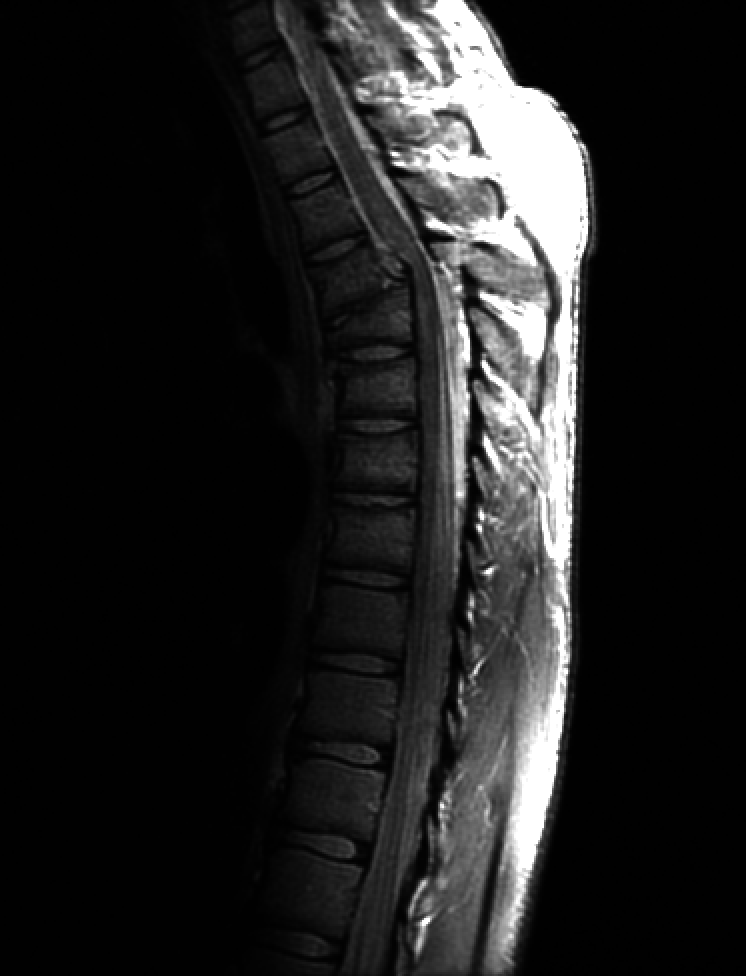
%> input picture fractured_spine.tif, 746 x 976 px
$ octave Log-transformation.m   (GNU Octave 9; MATLAB toolbox functions it lacks are replaced by stand-ins)
%> lines starting %> are read from the running program, lines starting %| are printed output that depends on the picture
%% Details about the processing

% Log-transformation of an image, is a spatial image enhancement method.The
%transfromation function in this method is c*log(1+r). Here, "c" can be any
%constant value and "r" is the input intensity level (or gray level in this
%case) of an input image.

% Pointwise image processing will be applied.
clear all
clc
%% Implementation of Log-Transformation

I=imread('fractured_spine.tif'); %Reading an image
%> I is the input picture: size 976x746 uint8; min 0, max 255, mean 32.6
Inorm=double(I)./double(max(I(:))); %Image normalization
c=linspace(1.5,5,8); %Taking various values of constant "c" %best 4.5
for i=1:1:size(c,2)
    Ilog_transformed(:,:,i)=c(1,i)*(log(1+Inorm)); %Log-transformation
end

% Plotting from here
for i=1:1:size(Ilog_transformed,3)
    subplot(round(size(Ilog_transformed,3)/round(size(Ilog_transformed,3)/2)),round(size(Ilog_transformed,3)/2),i);
    imshow(Ilog_transformed(:,:,i)); title(sprintf('Log-transform with Constant= %d',c(i))); hold on
end
%> this loop made 8 passes
%> pass 2, `imshow(Ilog_transformed(:,:,i))`:
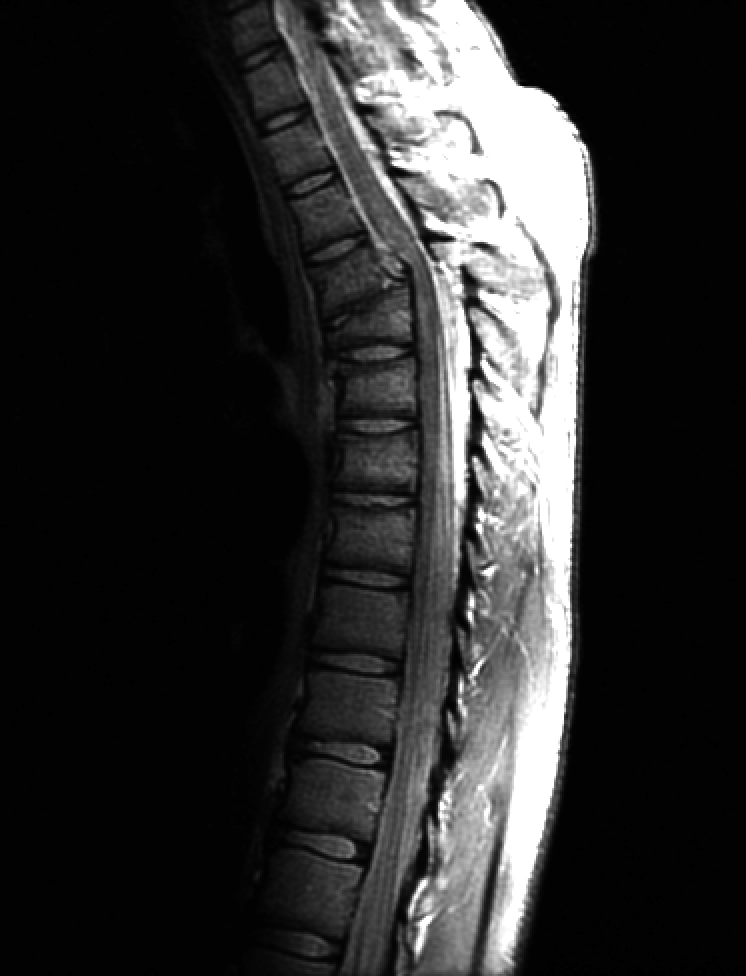
%> displayed picture: size 976x746, on the screen's scale of 0 to 255; min 0, max 255, mean 46
%> after the loop:
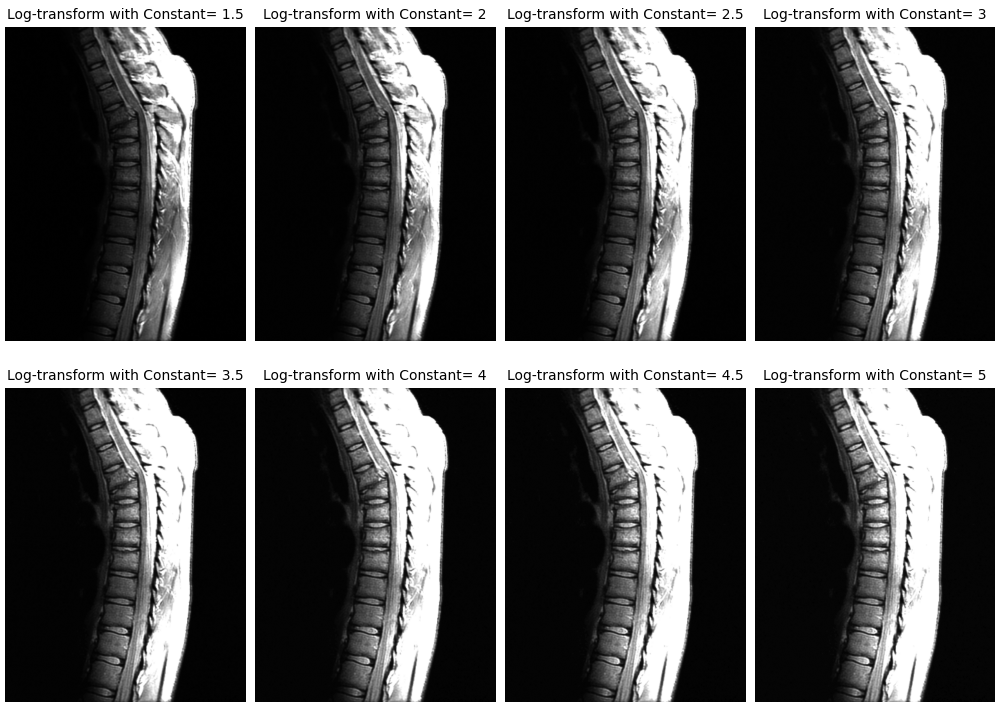
%> figure redrawn from the program's plot data, 8 panels
hold off
figure(); imshow(I);
